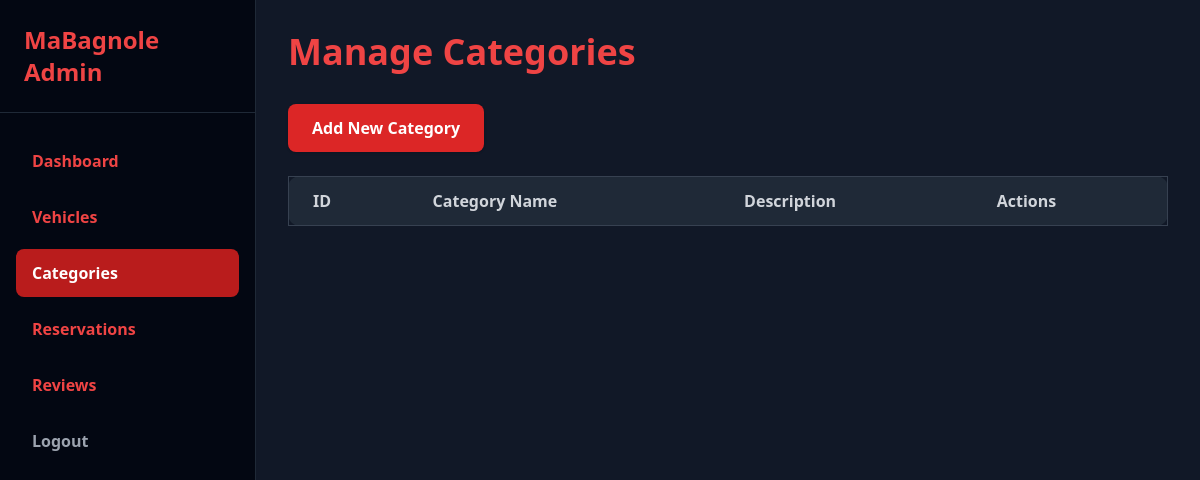
Before: /views/admin/categories.php with the older database file.
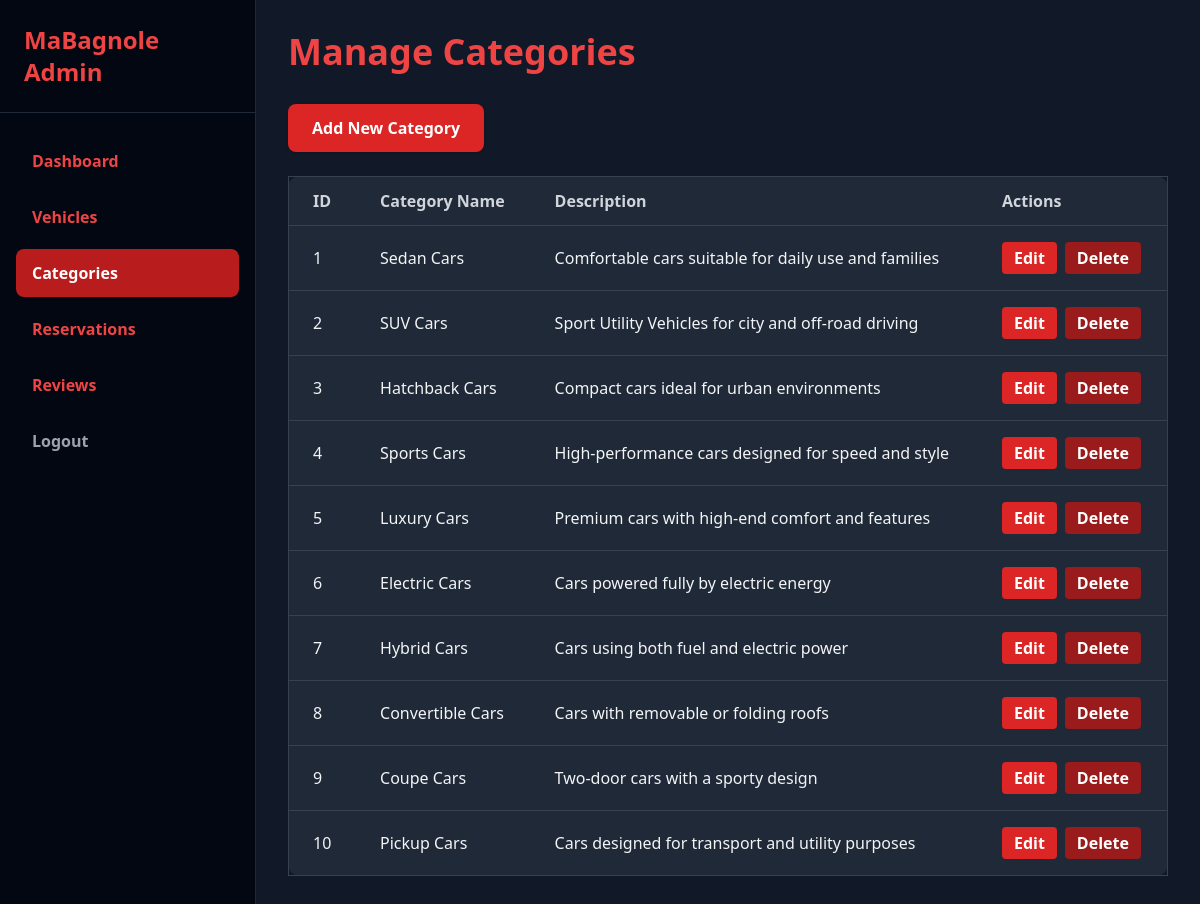
After: the same page with the newer database file.
### tables this page shows
create table Category (
    Category_id INT AUTO_INCREMENT PRIMARY KEY,
    categoryName VARCHAR(100) NOT NULL,
    categoryDescription text NOT NULL
);

### models/Category.php (called while the page is built, shortened)
<?php
class Category
{
    public function listCategory()
    {
        $database = new Database();
        $db = $database->getConnection();
        $sql = "select * from Category";
        $stmt = $db->prepare($sql);
        $stmt->execute();
        return $stmt->fetchAll(PDO::FETCH_OBJ);
    }
}

### views/admin/categories.php (the view, shortened to what this page needs)
<?php
$cate = new Category();
$categories = $cate->listCategory();
?>
<!DOCTYPE html>
<html lang="en">
<head>
    <script src="https://cdn.tailwindcss.com"></script>
</head>
<body class="bg-gray-900 text-gray-100 min-h-screen font-sans flex">
    <aside class="bg-gray-950 w-64 min-h-screen flex flex-col fixed border-r border-gray-800">
        <div class="p-6 flex items-center justify-center border-b border-gray-800">
            <span class="text-2xl font-bold text-red-500">MaBagnole Admin</span>
        </div>
        <nav class="flex-1 px-4 py-6 space-y-2">
            <a href="dashboard.php"
                class="block px-4 py-3 rounded-lg text-red-500 font-semibold hover:bg-red-900 hover:text-white transition">Dashboard</a>
            <a href="vehicles.php"
                class="block px-4 py-3 rounded-lg text-red-500 font-semibold hover:bg-red-900 hover:text-white transition">Vehicles</a>
            <a href="categories.php"
                class="block px-4 py-3 rounded-lg text-white bg-red-700 font-semibold transition">Categories</a>
            <a href="reservations.php"
                class="block px-4 py-3 rounded-lg text-red-500 font-semibold hover:bg-red-900 hover:text-white transition">Reservations</a>
            <a href="reviews.php"
                class="block px-4 py-3 rounded-lg text-red-500 font-semibold hover:bg-red-900 hover:text-white transition">Reviews</a>
            <a href="../logout.php"
                class="block px-4 py-3 rounded-lg text-gray-400 font-semibold hover:bg-red-900 hover:text-white transition">Logout</a>
        </nav>
    </aside>
    <main class="flex-1 ml-64 p-8">
        <h1 class="text-4xl font-bold text-red-500 mb-8">Manage Categories</h1>
        <div class="mb-6">
            <button id="openAddModal"
                class="px-6 py-3 bg-red-600 hover:bg-red-700 text-white font-semibold rounded-lg shadow">
                Add New Category
            </button>
        </div>
        <div class="overflow-x-auto">
            <table class="min-w-full bg-gray-800 rounded-xl border border-gray-700">
                <thead>
                    <tr class="text-left text-gray-300 border-b border-gray-700">
                        <th class="px-6 py-3">ID</th>
                        <th class="px-6 py-3">Category Name</th>
                        <th class="px-6 py-3">Description</th>
                        <th class="px-6 py-3">Actions</th>
                    </tr>
                </thead>
                <tbody class="text-gray-100">
                    <?php foreach ($categories as $category): ?>
                    <tr class="border-b border-gray-700 hover:bg-gray-700 transition">
                        <td class="px-6 py-4">
                            <?= $category->Category_id ?>
                        </td>
                        <td class="px-6 py-4">
                            <?= htmlspecialchars($category->categoryName) ?>
                        </td>
                        <td class="px-6 py-4">
                            <?= htmlspecialchars($category->categoryDescription) ?>
                        </td>
                        <td class="px-6 py-4 flex gap-2">
                            <button
                                class="px-3 py-1 bg-red-600 hover:bg-red-700 rounded text-white font-semibold editBtn"
                                data-id="<?= $category->Category_id ?>"
                                data-name="<?= htmlspecialchars($category->categoryName) ?>"
                                data-desc="<?= htmlspecialchars($category->categoryDescription) ?>">
                                Edit
                            </button>
                            <form method="POST" action="#" ;
                                onsubmit="return confirm('Are you sure you want to delete this category?')">
                                <button type="submit"
                                    class="px-3 py-1 bg-red-800 hover:bg-red-900 rounded text-white font-semibold">
                                    Delete
                                </button>
                            </form>
                        </td>
                    </tr>
                    <?php endforeach; ?>
                </tbody>
            </table>
        </div>
    </main>
</body>
</html>

Changed rows visible on the page:
added category: Category_id "1", categoryName "Sedan Cars", categoryDescription "Comfortable cars suitable for daily use and families"
added category: Category_id "2", categoryName "SUV Cars", categoryDescription "Sport Utility Vehicles for city and off-road driving"
added category: Category_id "3", categoryName "Hatchback Cars", categoryDescription "Compact cars ideal for urban environments"
added category: Category_id "4", categoryName "Sports Cars", categoryDescription "High-performance cars designed for speed and style"
added category: Category_id "5", categoryName "Luxury Cars", categoryDescription "Premium cars with high-end comfort and features"
added category: Category_id "6", categoryName "Electric Cars", categoryDescription "Cars powered fully by electric energy"
added category: Category_id "7", categoryName "Hybrid Cars", categoryDescription "Cars using both fuel and electric power"
added category: Category_id "8", categoryName "Convertible Cars", categoryDescription "Cars with removable or folding roofs"
added category: Category_id "9", categoryName "Coupe Cars", categoryDescription "Two-door cars with a sporty design"
added category: Category_id "10", categoryName "Pickup Cars", categoryDescription "Cars designed for transport and utility purposes"
